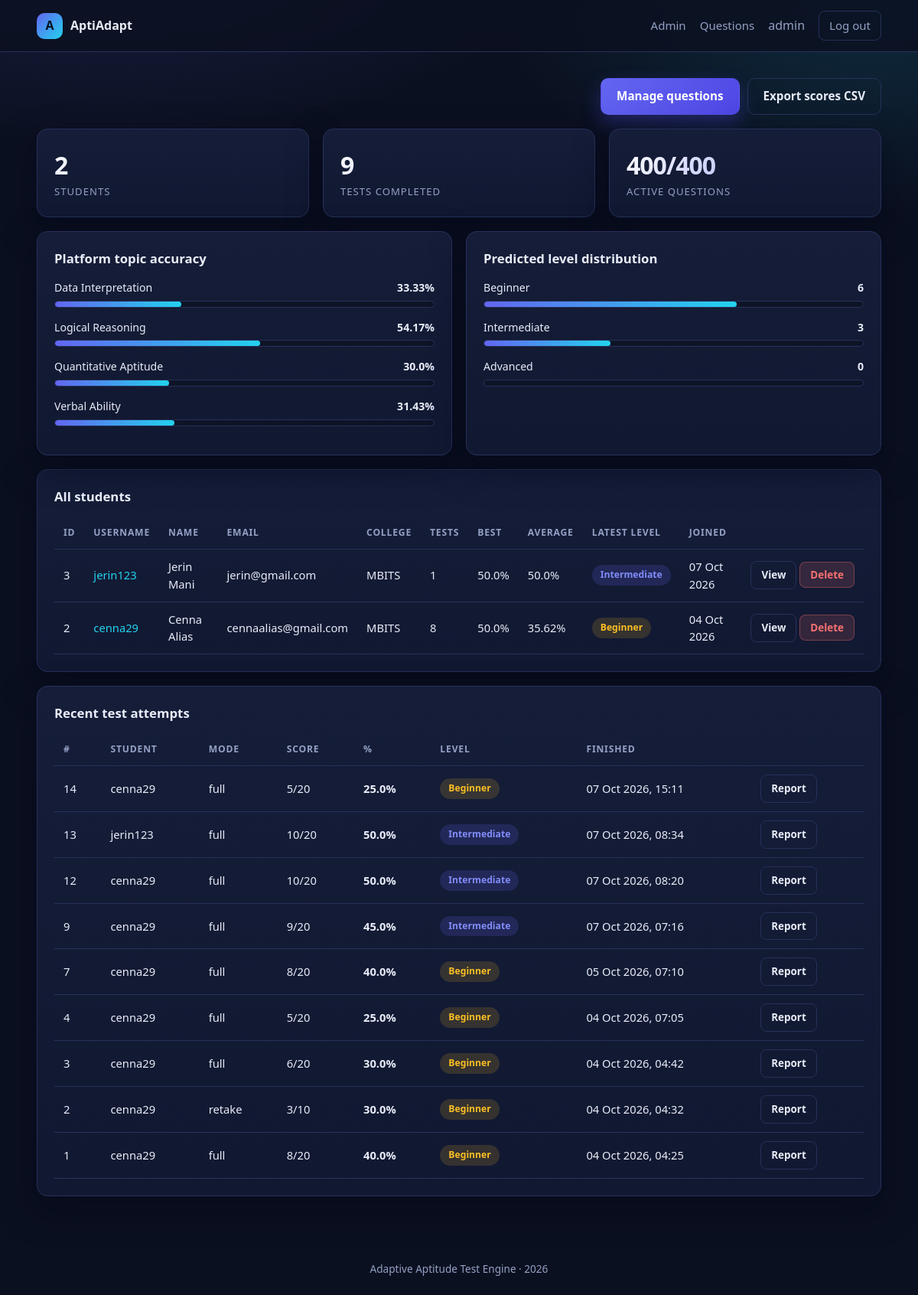
The page /admin (signed in) on the database its author committed.
### models.py (models this page shows, shortened)
class User(db.Model):
    __tablename__ = "users"
    id = db.Column(db.Integer, primary_key=True)
    username = db.Column(db.String(64), unique=True, nullable=False)
    email = db.Column(db.String(120), unique=True, nullable=False)
    full_name = db.Column(db.String(120))
    college = db.Column(db.String(160))
    password_hash = db.Column(db.String(255), nullable=False)
    is_admin = db.Column(db.Boolean, default=False, nullable=False)
    created_at = db.Column(db.DateTime, default=datetime.utcnow)
    attempts = db.relationship("TestAttempt", backref="user", lazy=True,
                               cascade="all, delete-orphan")
    @property
    def completed_attempts(self):
        return [a for a in self.attempts if a.completed]
    @property
    def best_score(self):
        return max((a.percentage for a in self.completed_attempts), default=0.0)
    @property
    def avg_score(self):
        done = self.completed_attempts
        return round(sum(a.percentage for a in done) / len(done), 2) if done else 0.0

class Answer(db.Model):
    __tablename__ = "answers"
    id = db.Column(db.Integer, primary_key=True)
    attempt_id = db.Column(db.Integer, db.ForeignKey("test_attempts.id"), nullable=False, index=True)
    question_id = db.Column(db.Integer, db.ForeignKey("questions.id"), nullable=False)
    sequence = db.Column(db.Integer, default=0)
    topic = db.Column(db.String(60))
    difficulty = db.Column(db.String(10))
    selected_option = db.Column(db.String(1))
    is_correct = db.Column(db.Boolean, default=False)
    seconds = db.Column(db.Integer, default=0)
    question = db.relationship("Question")

class TestAttempt(db.Model):
    __tablename__ = "test_attempts"
    id = db.Column(db.Integer, primary_key=True)
    user_id = db.Column(db.Integer, db.ForeignKey("users.id"), nullable=False, index=True)
    mode = db.Column(db.String(20), default="full")        # full | retake
    focus_topics = db.Column(db.String(255))               # comma separated, retake mode
    total_questions = db.Column(db.Integer, default=0)
    correct_answers = db.Column(db.Integer, default=0)
    percentage = db.Column(db.Float, default=0.0)
    predicted_level = db.Column(db.String(20))
    level_confidence = db.Column(db.Float)
    time_taken = db.Column(db.Integer, default=0)          # seconds
    completed = db.Column(db.Boolean, default=False)
    started_at = db.Column(db.DateTime, default=india_time)
    finished_at = db.Column(db.DateTime)
    answers = db.relationship("Answer", backref="attempt", lazy=True,
                              cascade="all, delete-orphan", order_by="Answer.sequence")
    def topic_breakdown(self):
        stats = {}
        for a in self.answers:
            s = stats.setdefault(a.topic, {"total": 0, "correct": 0})
            s["total"] += 1
            s["correct"] += 1 if a.is_correct else 0
        for s in stats.values():
            s["accuracy"] = round(s["correct"] * 100 / s["total"], 2) if s["total"] else 0.0
        return stats

### app.py (the view)
@app.route("/admin")
@admin_required
def admin_dashboard():
    users = User.query.filter_by(is_admin=False).order_by(User.created_at.desc()).all()
    attempts = (TestAttempt.query.filter_by(completed=True)
                .order_by(TestAttempt.finished_at.desc()).limit(25).all())
    done = TestAttempt.query.filter_by(completed=True).all()
    level_counts = {}
    for a in done:
        if a.predicted_level:
            level_counts[a.predicted_level] = level_counts.get(a.predicted_level, 0) + 1
    stats = {
        "users": len(users),
        "attempts": len(done),
        "questions": Question.query.count(),
        "active_questions": Question.query.filter_by(active=True).count(),
    }
    return render_template("admin_dashboard.html", users=users, attempts=attempts, stats=stats,
                           level_counts=level_counts, topic_totals=aggregate_topics(done))

### app.py (called while the page is built)
def india_time():
    return datetime.now(ZoneInfo("Asia/Kolkata")).replace(tzinfo=None)

def current_user():
    uid = session.get("user_id")
    return db.session.get(User, uid) if uid else None

def admin_required(view):
    @wraps(view)
    def wrapper(*a, **kw):
        u = current_user()
        if not u or not u.is_admin:
            flash("Superuser access required.", "danger")
            return redirect(url_for("admin_login"))
        return view(*a, **kw)
    return wrapper

def aggregate_topics(attempts):
    totals = {}
    for a in attempts:
        for t, s in a.topic_breakdown().items():
            d = totals.setdefault(t, {"total": 0, "correct": 0})
            d["total"] += s["total"]
            d["correct"] += s["correct"]
    for d in totals.values():
        d["accuracy"] = round(d["correct"] * 100 / d["total"], 2) if d["total"] else 0.0
    return totals

@app.context_processor
def inject_globals():
    return {"user": current_user(), "year": india_time().year}

### templates/admin_dashboard.html (shortened to what this page needs)
{% extends "base.html" %}
{% block body %}
<section class="page container">
  <div class="row-between mb">
    <div style="display:flex;gap:10px;flex-wrap:wrap">
      <a class="btn btn-primary" href="{{ url_for('admin_questions') }}">Manage questions</a>
      <a class="btn btn-ghost" href="{{ url_for('admin_export_scores') }}">Export scores CSV</a>
    </div>
  </div>
  <div class="grid grid-4 mb">
    <div class="card stat"><div class="stat-value">{{ stats.users }}</div><div class="stat-label">Students</div></div>
    <div class="card stat"><div class="stat-value">{{ stats.attempts }}</div><div class="stat-label">Tests completed</div></div>
    <div class="card stat"><div class="stat-value">{{ stats.active_questions }}/{{ stats.questions }}</div><div class="stat-label">Active questions</div></div>
  </div>
  <div class="grid grid-2 mb">
    <div class="card">
      <h3 class="card-title">Platform topic accuracy</h3>
      {% for topic, s in topic_totals|dictsort %}
        <div class="bar-row">
          <div class="bar-head"><span>{{ topic }}</span><b>{{ s.accuracy }}%</b></div>
          <div class="bar"><span style="width: {{ s.accuracy }}%"></span></div>
        </div>
      {% else %}<p class="muted">No attempts yet.</p>{% endfor %}
    </div>
    <div class="card">
      <h3 class="card-title">Predicted level distribution</h3>
      {% set total_lv = level_counts.values()|sum %}
      {% for lv in ['Beginner', 'Intermediate', 'Advanced'] %}
        {% set c = level_counts.get(lv, 0) %}
        <div class="bar-row">
          <div class="bar-head"><span>{{ lv }}</span><b>{{ c }}</b></div>
          <div class="bar"><span style="width: {{ (c * 100 / total_lv) if total_lv else 0 }}%"></span></div>
        </div>
      {% endfor %}
    </div>
  </div>
  <div class="card mb">
    <h3 class="card-title">All students</h3>
    <div class="table-wrap">
      <table>
        <thead><tr><th>ID</th><th>Username</th><th>Name</th><th>Email</th><th>College</th><th>Tests</th><th>Best</th><th>Average</th><th>Latest level</th><th>Joined</th><th></th></tr></thead>
        <tbody>
        {% for u in users %}
          {% set done = u.completed_attempts %}
          <tr>
            <td>{{ u.id }}</td>
            <td><a href="{{ url_for('admin_user', user_id=u.id) }}">{{ u.username }}</a></td>
            <td>{{ u.full_name or '-' }}</td>
            <td>{{ u.email }}</td>
            <td>{{ u.college or '-' }}</td>
            <td>{{ done|length }}</td>
            <td>{{ u.best_score }}%</td>
            <td>{{ u.avg_score }}%</td>
            <td>{% if done %}{% set last = done|sort(attribute='id')|last %}<span class="badge badge-{{ (last.predicted_level or 'muted')|lower }}">{{ last.predicted_level }}</span>{% else %}-{% endif %}</td>
            <td>{{ u.created_at.strftime('%d %b %Y') }}</td>
            <td style="white-space:nowrap">
              <a class="btn btn-ghost btn-sm" href="{{ url_for('admin_user', user_id=u.id) }}">View</a>
              <form class="inline-form" method="post" action="{{ url_for('admin_user_delete', user_id=u.id) }}" onsubmit="return confirm('Delete this student and all scores?')">
                <button class="btn btn-danger btn-sm">Delete</button>
              </form>
            </td>
          </tr>
        {% else %}<tr><td colspan="11" class="empty">No students registered yet.</td></tr>{% endfor %}
        </tbody>
      </table>
    </div>
  </div>
  <div class="card">
    <h3 class="card-title">Recent test attempts</h3>
    <div class="table-wrap">
      <table>
        <thead><tr><th>#</th><th>Student</th><th>Mode</th><th>Score</th><th>%</th><th>Level</th><th>Finished</th><th></th></tr></thead>
        <tbody>
        {% for a in attempts %}
          <tr>
            <td>{{ a.id }}</td>
            <td>{{ a.user.username }}</td>
            <td>{{ a.mode }}</td>
            <td>{{ a.correct_answers }}/{{ a.total_questions }}</td>
            <td><b>{{ a.percentage }}%</b></td>
            <td><span class="badge badge-{{ (a.predicted_level or 'muted')|lower }}">{{ a.predicted_level }}</span></td>
            <td>{{ a.finished_at.strftime('%d %b %Y, %H:%M') if a.finished_at else '-' }}</td>
            <td><a class="btn btn-ghost btn-sm" href="{{ url_for('report', attempt_id=a.id) }}">Report</a></td>
          </tr>
        {% else %}<tr><td colspan="8" class="empty">No attempts yet.</td></tr>{% endfor %}
        </tbody>
      </table>
    </div>
  </div>
</section>
{% endblock %}

### templates/base.html (shortened to what this page needs)
<!doctype html>
<html lang="en">
<head>
  <link rel="stylesheet" href="{{ url_for('static', filename='css/style.css') }}">
</head>
<body>
<nav class="nav">
  <div class="container nav-inner">
    <a class="brand" href="{{ url_for('home') }}"><span class="brand-mark">A</span> AptiAdapt</a>
    <div class="nav-links">
      {% if user %}
        {% if user.is_admin %}
          <a href="{{ url_for('admin_dashboard') }}">Admin</a>
          <a href="{{ url_for('admin_questions') }}">Questions</a>
        {% else %}
          <a href="{{ url_for('dashboard') }}">Dashboard</a>
          <a href="{{ url_for('test_start') }}">Start Test</a>
        {% endif %}
        <span class="muted">{{ user.username }}</span>
        <a class="btn btn-ghost btn-sm" href="{{ url_for('logout') }}">Log out</a>
      {% else %}
        <a href="{{ url_for('login') }}">Login</a>
        <a href="{{ url_for('admin_login') }}">Admin</a>
        <a class="btn btn-primary btn-sm" href="{{ url_for('register') }}">Register</a>
      {% endif %}
    </div>
  </div>
</nav>
{% block body %}{% endblock %}
<div class="footer">Adaptive Aptitude Test Engine &middot; {{ year }}</div>
</body>
</html>

### static/css/style.css (style rules this page uses)
:root { --bg: #0b1020; --bg-soft: #111831; --surface: #151d38; --surface-2: #1b2444; --border: #27315a; --text: #e8ecf8; --muted: #94a0c4; --primary: #6366f1; --primary-soft: #818cf8; --accent: #22d3ee; --success: #34d399; --warning: #fbbf24; --danger: #f87171; --radius: 14px; --shadow: 0 18px 44px rgba(3, 7, 25, 0.55); }
* { box-sizing: border-box; }
body { margin: 0; font-family: "Segoe UI", Roboto, "Helvetica Neue", Arial, sans-serif; background: radial-gradient(1100px 600px at 12% -10%, rgba(99,102,241,.22), transparent 60%), radial-gradient(900px 500px at 95% 0%, rgba(34,211,238,.14), transparent 55%), var(--bg); color: var(--text); min-height: 100vh; line-height: 1.55; }
a { color: var(--accent); text-decoration: none; }
.container { width: min(1180px, 92vw); margin: 0 auto; }
.nav { position: sticky; top: 0; z-index: 40; backdrop-filter: blur(12px); background: rgba(11,16,32,.82); border-bottom: 1px solid var(--border); }
.nav-inner { display: flex; align-items: center; gap: 22px; padding: 14px 0; }
.brand { display: flex; align-items: center; gap: 10px; font-weight: 700; color: var(--text); }
.brand-mark { width: 34px; height: 34px; border-radius: 10px; display: grid; place-items: center; background: linear-gradient(135deg, var(--primary), var(--accent)); font-weight: 800; color: #06101f; }
.nav-links { display: flex; gap: 18px; margin-left: auto; align-items: center; flex-wrap: wrap; }
.nav-links a { color: var(--muted); font-size: .94rem; font-weight: 500; }
.btn { display: inline-block; border: 1px solid transparent; cursor: pointer; padding: 11px 20px; border-radius: 10px; font-size: .95rem; font-weight: 600; background: var(--surface-2); color: var(--text); transition: transform .12s ease, box-shadow .12s ease; font-family: inherit; }
.btn-primary { background: linear-gradient(135deg, var(--primary), #4f46e5); color: #fff; box-shadow: 0 10px 24px rgba(79,70,229,.35); }
.btn-ghost { background: transparent; border-color: var(--border); color: var(--text); }
.btn-danger { background: rgba(248,113,113,.15); color: var(--danger); border-color: rgba(248,113,113,.35); }
.btn-sm { padding: 7px 13px; font-size: .84rem; border-radius: 8px; }
.card { background: linear-gradient(180deg, var(--surface), var(--bg-soft)); border: 1px solid var(--border); border-radius: var(--radius); padding: 22px; box-shadow: var(--shadow); }
.card-title { margin: 0 0 14px; font-size: 1.05rem; }
.grid { display: grid; gap: 18px; }
.grid-2 { grid-template-columns: repeat(auto-fit, minmax(320px, 1fr)); }
.grid-4 { grid-template-columns: repeat(auto-fit, minmax(190px, 1fr)); }
section.page { padding: 34px 0 60px; }
.stat-value { font-size: 2rem; font-weight: 800; letter-spacing: -1px; background: linear-gradient(135deg, #fff, var(--primary-soft)); -webkit-background-clip: text; background-clip: text; color: transparent; }
.stat-label { color: var(--muted); font-size: .82rem; text-transform: uppercase; letter-spacing: 1px; }
table { width: 100%; border-collapse: collapse; font-size: .92rem; }
th, td { padding: 11px 12px; text-align: left; border-bottom: 1px solid var(--border); vertical-align: middle; }
th { color: var(--muted); font-size: .76rem; text-transform: uppercase; letter-spacing: .8px; }
.table-wrap { overflow-x: auto; }
.badge { padding: 4px 11px; border-radius: 999px; font-size: .76rem; font-weight: 700; display: inline-block; }
.badge-easy, .badge-beginner { background: rgba(251,191,36,.15); color: var(--warning); }
.badge-medium, .badge-intermediate { background: rgba(99,102,241,.18); color: var(--primary-soft); }
.bar { height: 9px; background: #0e1426; border-radius: 999px; overflow: hidden; border: 1px solid var(--border); }
.bar > span { display: block; height: 100%; border-radius: 999px; background: linear-gradient(90deg, var(--primary), var(--accent)); }
.bar-row { margin-bottom: 15px; }
.bar-head { display: flex; justify-content: space-between; font-size: .88rem; margin-bottom: 6px; }
.footer { padding: 24px 0; color: var(--muted); font-size: .85rem; text-align: center; }
.muted { color: var(--muted); }
.row-between { display: flex; justify-content: space-between; align-items: center; gap: 14px; flex-wrap: wrap; }
.mb { margin-bottom: 18px; }
.inline-form { display: inline; }

### rows shown on the page
User: username "admin"
Answer: topic "Data Interpretation", accuracy "33.33"
Answer: topic "Logical Reasoning", accuracy "54.17"
Answer: topic "Quantitative Aptitude", accuracy "30.0"
Answer: topic "Verbal Ability", accuracy "31.43"
TestAttempt: predicted_level "Beginner", correct_answers "6", {{ (c * 100 / total_lv) if total_lv else 0 }} 66.66666666666667 (drawn), id "3", user.username "cenna29", mode "full", total_questions "20", percentage "30.0", finished_at "04 Oct 2026, 04:42"
TestAttempt: predicted_level "Intermediate", user "3", {{ (c * 100 / total_lv) if total_lv else 0 }} 33.333333333333336 (drawn), id "13", user.username "jerin123", mode "full", correct_answers "10", total_questions "20", percentage "50.0", finished_at "07 Oct 2026, 08:34"
User: id "3", username "jerin123", full_name "Jerin Mani", email "jerin@gmail.com", college "MBITS", done "1", best_score "50.0", avg_score "50.0", created_at "07 Oct 2026"
User: id "2", username "cenna29", full_name "Cenna Alias", email "cennaalias@gmail.com", college "MBITS", done "8", best_score "50.0", avg_score "35.62", created_at "04 Oct 2026"
TestAttempt: predicted_level "Beginner", id "14", user.username "cenna29", mode "full", correct_answers "5", total_questions "20", percentage "25.0", finished_at "07 Oct 2026, 15:11"
TestAttempt: id "12", user.username "cenna29", mode "full", correct_answers "10", total_questions "20", percentage "50.0", predicted_level "Intermediate", finished_at "07 Oct 2026, 08:20"
TestAttempt: id "9", user.username "cenna29", mode "full", correct_answers "9", total_questions "20", percentage "45.0", predicted_level "Intermediate", finished_at "07 Oct 2026, 07:16"
TestAttempt: id "7", user.username "cenna29", mode "full", correct_answers "8", total_questions "20", percentage "40.0", predicted_level "Beginner", finished_at "05 Oct 2026, 07:10"
TestAttempt: id "4", user.username "cenna29", mode "full", correct_answers "5", total_questions "20", percentage "25.0", predicted_level "Beginner", finished_at "04 Oct 2026, 07:05"
TestAttempt: id "2", user.username "cenna29", mode "retake", correct_answers "3", total_questions "10", percentage "30.0", predicted_level "Beginner", finished_at "04 Oct 2026, 04:32"
TestAttempt: id "1", user.username "cenna29", mode "full", correct_answers "8", total_questions "20", percentage "40.0", predicted_level "Beginner", finished_at "04 Oct 2026, 04:25"

### other values the page prints
{{ lv }} "Advanced"
{{ c }} "0"
{{ year }} "2026"
